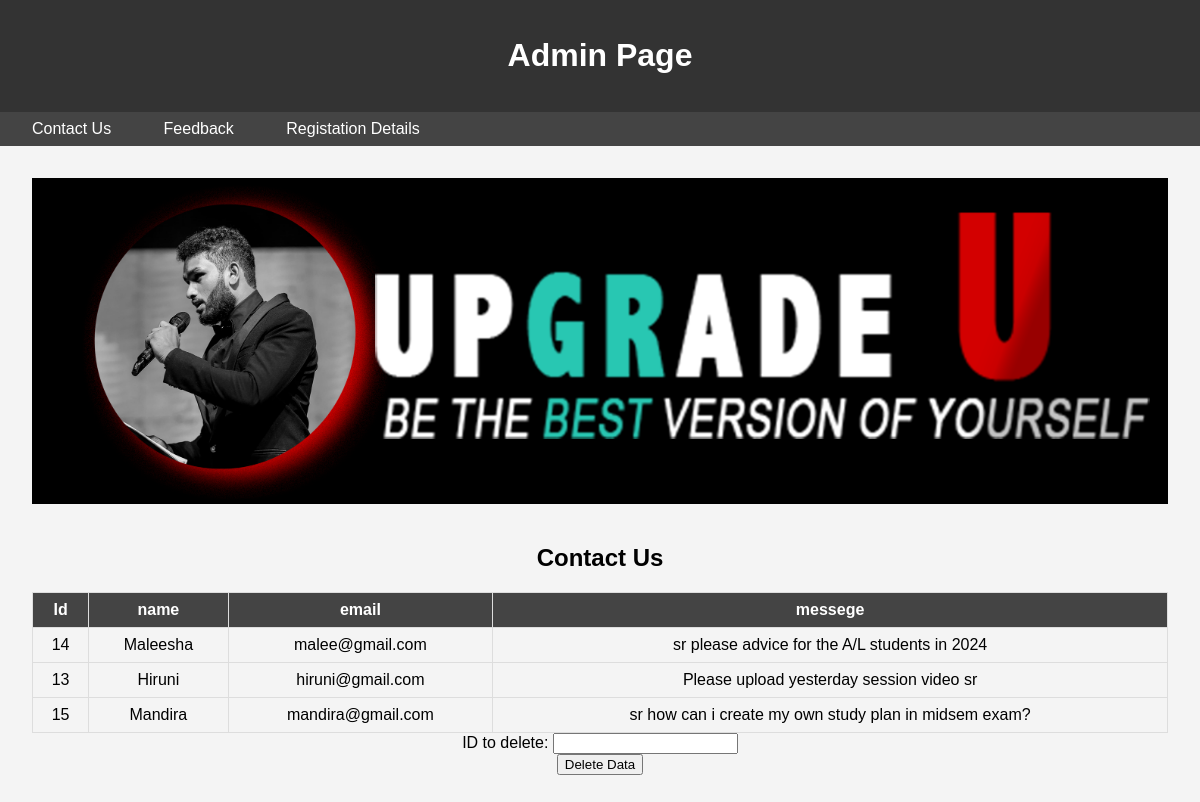
/Admin/admin.php, run on the app's committed database.
### tables this page shows
CREATE TABLE `messages` (
  `id` int(11) NOT NULL,
  `name` varchar(255) NOT NULL,
  `email` varchar(255) NOT NULL,
  `message` text NOT NULL
);

### Admin/admin.php (the view, shortened to what this page needs)
<!DOCTYPE html>
<html lang="en">
<head>
    <link rel="stylesheet" href="./style.css">
</head>
<body>
    <header>
        <h1>Admin Page</h1>
    </header>
    <nav>
        <a href="#">Contact Us</a>
        <a href="./feedback.php">Feedback</a>
        <a href="./Registation.php">Registation Details</a>
    </nav>
    <section>
        <img src="./images1/logo.svg.PNG" alt="Header Image">
        <div class="dashboard-section">
            <h2>Contact Us</h2>
            <?php
             include 'connn.php';
            $sql = "SELECT * FROM messages";
            $result = $conn->query($sql);
            if ($result->num_rows > 0) {
                echo "<table>";
                echo "<tr><th>Id</th><th>name</th><th>email</th><th>messege</th></tr>";
                while ($row = $result->fetch_assoc()) {
                    echo "<tr><td>{$row['id']}</td><td>{$row['name']}</td><td>{$row['email']}</td><td>{$row['message']}</td></tr>";
                }
                echo "</table>";
            } else {
                echo "0 results";
            }
            ?>
        </div>
        <div>
       <form action="delete.php" method="post">
                    <label for="id">ID to delete:</label>
                    <input type="number" name="id" required>
                    <div class="btn">
                        <button type="submit" name="del_msg">Delete Data</button>
                    </div>
                </form>
       </div>
    </section>
</body>
</html>

### Admin/style.css (style rules this page uses)
body { margin: 0; padding: 0; font-family: 'Arial', sans-serif; background-color: #f4f4f4; }
header { background-color: #333; color: #fff; text-align: center; padding: 1rem; }
nav { background-color: #444; color: #fff; padding: 0.5rem; }
nav a { color: #fff; text-decoration: none; padding: 0.5rem; margin: 0 1rem; }
section { padding: 2rem; text-align: center; }
img { max-width: 100%; height: auto; margin-bottom: 1rem; }
table { width: 100%; border-collapse: collapse; margin-top: 1rem; }
th, td { border: 1px solid #ddd; padding: 0.5rem; }
th { background-color: #444; color: #fff; }

### data on the page
messages: id "14", name "Maleesha", email "malee@gmail.com", message "sr please advice for the A/L students in 2024"
messages: id "13", name "Hiruni", email "hiruni@gmail.com", message "Please upload yesterday session video sr"
messages: id "15", name "Mandira", email "mandira@gmail.com", message "sr how can i create my own study plan in midsem exam?"
